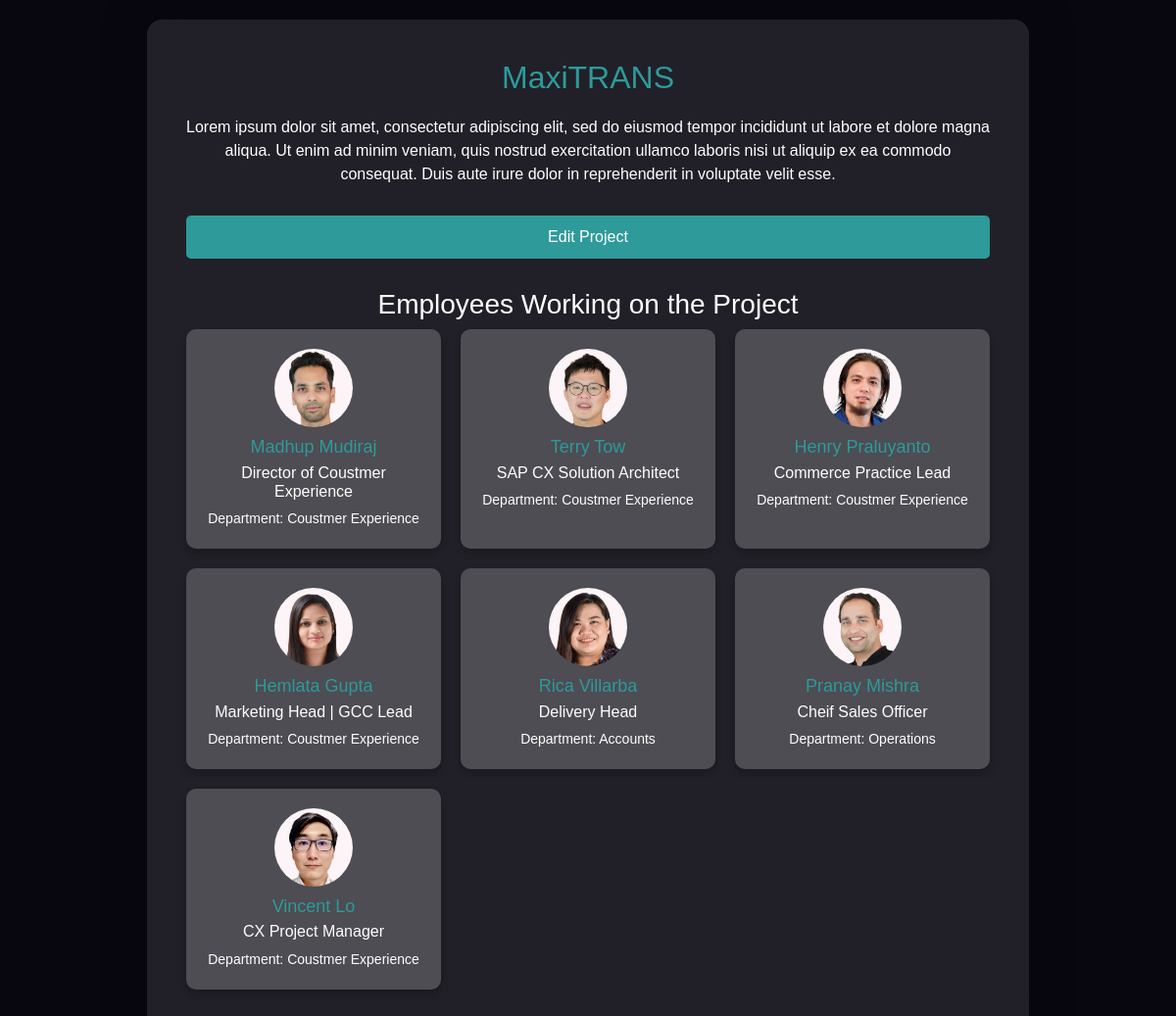
The app's page /project_detail/1/, older data.
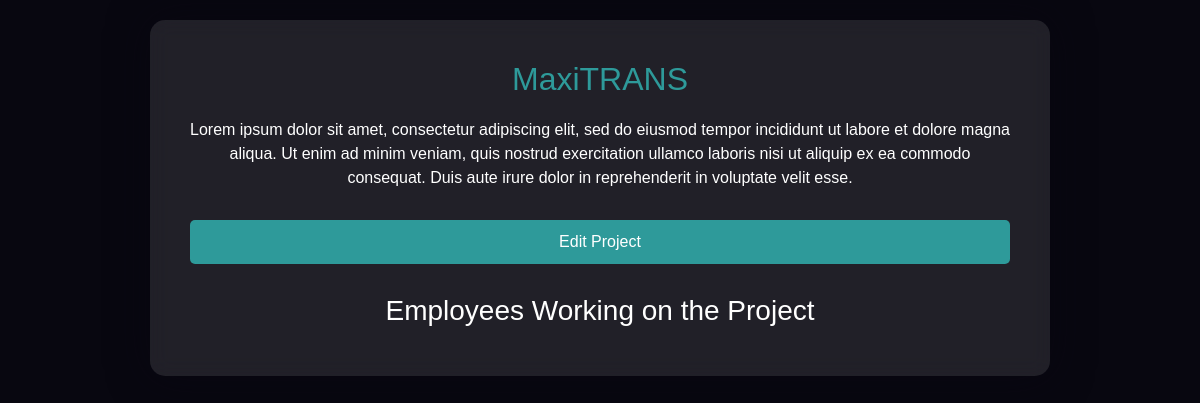
The same page, newer data.
### ink_org_chart_app/models.py (models this page shows, shortened)
class Project(models.Model):
    name = models.CharField(max_length=255)
    description = models.TextField(blank=True, null=True)
    employees = models.ManyToManyField(Employee, related_name="projects")
    created_at = models.DateTimeField(auto_now_add=True)

class Employee(models.Model):
    EMPLOYMENT_TYPE_CHOICES = [
        ('Full-time', 'Full-time'),
        ('Part-time', 'Part-time'),
        ('Contract', 'Contract'),
        ('Intern', 'Intern'),
    ]
    name = models.CharField(max_length=100)
    title = models.CharField(max_length=100)
    managers = models.ManyToManyField(
        'self',
        blank=True,
        related_name='subordinates',
        symmetrical=False
    )
    office_location = models.CharField(max_length=100)
    employment_type = models.CharField(
        max_length=20,
        choices=EMPLOYMENT_TYPE_CHOICES,
        default='Full-time'
    )
    image = models.ImageField(upload_to='employee_images/', null=True, blank=True)
    date_of_joining = models.DateField(null=True, blank=True)
    job_description = models.TextField(null=True, blank=True)
    resume = models.FileField(upload_to='employee_resumes/', null=True, blank=True)
    department = models.CharField(max_length=100, null=True, blank=True)
    class Meta:
        verbose_name = 'Employee'
        verbose_name_plural = 'Employees'

### ink_org_chart_app/views.py (the view)
# urls.py: path('project_detail/<int:project_id>/', views.project_detail, name='project_detail'),  # View project details
def project_detail(request, project_id):
    project = get_object_or_404(Project, id=project_id)
    employees = project.employees.all()
    return render(request, 'ink_org_chart_app/project_detail.html', {
        'project': project,
        'employees': employees
    })

### ink_org_chart_app/templates/ink_org_chart_app/project_detail.html (shortened to what this page needs)
<!DOCTYPE html>
<html lang="en">
<head>
    <link href="https://cdn.jsdelivr.net/npm/bootstrap@5.3.0-alpha1/dist/css/bootstrap.min.css" rel="stylesheet">
</head>
<body>
    <div class="container-wrapper">
        <div class="container">
            <h1>{{ project.name }}</h1>
            <p>{{ project.description }}</p>
            <div class="btn-group">
                <a href="/edit_project/{{ project.id }}/" class="btn btn-custom">Edit Project</a>
            </div>
            <h3 class="text-center">Employees Working on the Project</h3>
            <div class="employee-cards">
                {% for employee in employees %}
                <div class="employee-card">
                    <img src="{{ employee.image.url }}" alt="{{ employee.name }}">
                    <h4>{{ employee.name }}</h4>
                    <h6>{{ employee.title }}</h6>
                    <p>Department: {{ employee.department }}</p>
                </div>
                {% endfor %}
            </div>
        </div>
    </div>
</body>
</html>

### ink_org_chart_app/templates/ink_org_chart_app/project_detail.html (style rules this page uses)
body { background-color: #080710; color: #ffffff; font-family: 'Poppins', sans-serif; overflow-y: auto; }
.container-wrapper { display: flex; flex-direction: column; align-items: center; min-height: 100vh; padding: 20px; }
.container { max-width: 900px; width: 100%; background-color: rgba(255, 255, 255, 0.1); padding: 40px; border-radius: 15px; backdrop-filter: blur(10px); box-shadow: 0 0 40px rgba(8, 7, 16, 0.6); text-align: center; }
h1 { font-size: 32px; margin-bottom: 20px; color: #2e9a9a; }
p { font-size: 16px; color: #ffffff; margin-bottom: 30px; }
.btn-group { display: flex; justify-content: center; gap: 10px; margin-bottom: 30px; }
.btn-custom { background-color: #2e9a9a; color: #fff; border: none; padding: 10px 20px; border-radius: 5px; font-size: 16px; transition: background-color 0.3s ease; }

Row changes from the older to the newer data that the page shows:
removed Employee: image (picture), name "Madhup Mudiraj", title "Director of Coustmer Experience", department "Coustmer Experience"
removed Employee: image (picture), name "Terry Tow", title "SAP CX Solution Architect", department "Coustmer Experience"
removed Employee: image (picture), name "Henry Praluyanto", title "Commerce Practice Lead", department "Coustmer Experience"
removed Employee: image (picture), name "Hemlata Gupta", title "Marketing Head | GCC Lead", department "Coustmer Experience"
removed Employee: image (picture), name "Rica Villarba", title "Delivery Head", department "Accounts"
removed Employee: image (picture), name "Pranay Mishra", title "Cheif Sales Officer", department "Operations"
removed Employee: image (picture), name "Vincent Lo", title "CX Project Manager", department "Coustmer Experience"
